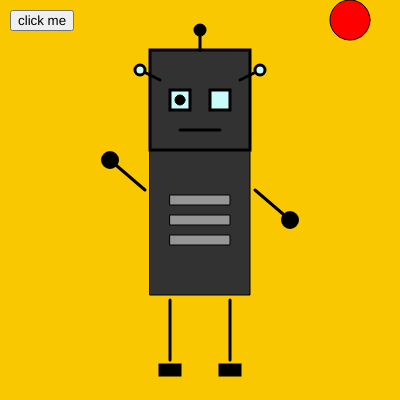
Frame 1 (no input)
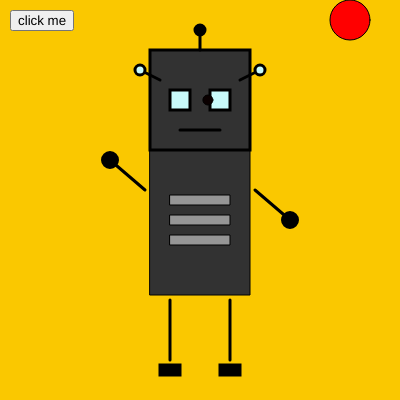
Frame 60 (no input)
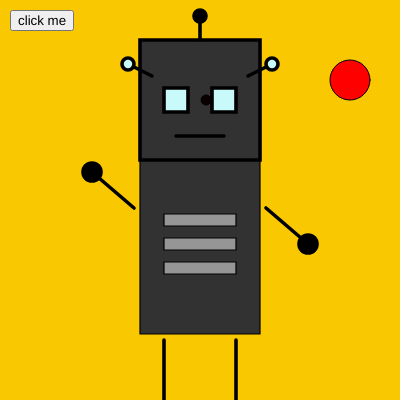
Frame 120 (the mouse pressed at the canvas centre since frame 60)

The p5.js sketch that drew these frames (run headless with seeded random() and noise() and a simulated clock; from frame 60 on, the mouse is pressed at the canvas centre):

// p5.js sketch
// ── sketch.js
//--------------------Global variables------------
let dx = 0; // Horizontal position of the ball
let dy = 0; // Vertical position of the ball
let dot_speed = .9; // Speed of the ball

let x = 200; // Initial head x position
let y = 100; // Initial head y position
let headSize = 100; // Size of the head

let button;
let val = 250, val1 = 200, val2 = 0; // Default background colors

let scaleFactor = 1; // Scaling factor for the robot

// New variables for the moving ball
let ballY = 20;
let ballDirection = 1;
let ballColor = 0;

function setup() {
    createCanvas(400, 400);
    button = createButton('click me');
    button.position(10, 10);
    button.mousePressed(changeBG); // Assign click function to button
    background(val, val1, val2); // Initial background color

    dx = x - 20; // Start ball between the eyes
    dy = y; // Place ball on the robot's head between the eyes

    colorMode(RGB); // Set color mode to RGB for the robot
}

function changeBG() {
    val = random(255);
    val1 = random(250);
    val2 = random(250);
    background(val, val1, val2); // Change background when button pressed
}

function draw() {
    background(val, val1, val2); // Ensure the background reflects the current values

    // Apply scaling when drawing the robot
    push();
    translate(x, y); // Move the drawing origin to the robot's position
    scale(scaleFactor); // Scale everything based on scaleFactor

    // Offsets
    let offsetX = 0;
    let offsetY = 0;

    // Body
    fill(50);
    rectMode(CENTER);
    rect(offsetX, offsetY + 120, 100, 150);

    // Body details
    fill(150);
    rect(offsetX, offsetY + 100, 60, 10); // First detail
    rect(offsetX, offsetY + 120, 60, 10); // Second detail
    rect(offsetX, offsetY + 140, 60, 10); // Third detail

    // Arms
    stroke(0);
    strokeWeight(3);
    line(offsetX - 55, offsetY + 90, offsetX - 90, offsetY + 60); // Left arm
    line(offsetX + 55, offsetY + 90, offsetX + 90, offsetY + 120); // Right arm

    // Hands
    fill(0);
    ellipse(offsetX - 90, offsetY + 60, 15, 15); // Left hand
    ellipse(offsetX + 90, offsetY + 120, 15, 15); // Right hand

    // Legs
    line(offsetX - 30, offsetY + 200, offsetX - 30, offsetY + 260); // Left leg
    line(offsetX + 30, offsetY + 200, offsetX + 30, offsetY + 260); // Right leg

    // Feet
    rect(offsetX - 30, offsetY + 270, 20, 10); // Left foot
    rect(offsetX + 30, offsetY + 270, 20, 10); // Right foot

    // Head
    fill(50);
    rect(offsetX, offsetY, headSize, headSize);

    // Antenna
    line(offsetX, offsetY - 50, offsetX, offsetY - 70);
    fill(0);
    ellipse(offsetX, offsetY - 70, 10, 10); // Antenna ball

    // Eyes
    fill(200, 250, 250);
    rect(offsetX - 20, offsetY, 20, 20); // Left eye
    rect(offsetX + 20, offsetY, 20, 20); // Right eye

    // Antenna sides
    line(offsetX - 40, offsetY - 20, offsetX - 60, offsetY - 30);
    line(offsetX + 40, offsetY - 20, offsetX + 60, offsetY - 30);
    ellipse(offsetX - 60, offsetY - 30, 10, 10); // Left side ball
    ellipse(offsetX + 60, offsetY - 30, 10, 10); // Right side ball

    // Mouth
    strokeWeight(3);
    line(offsetX - 20, offsetY + 30, offsetX + 20, offsetY + 30); // Mouth line

    pop(); // Reset transformations so scaling doesn't affect other objects

    // Draw the ball on top of the robot
    fill(10, 0, 0);
    ellipse(dx, dy, 10, 10); // Draw the ball at (dx, dy)

    dx += dot_speed; // Move the ball horizontally

    // Reverse direction between the eyes (-20 to +20 around the head's center)
    if (dx >= x + 20 || dx <= x - 20) {
        dot_speed *= -1; // Reverse the direction
    }

    // Switch to HSB color mode for the bouncing ball
    colorMode(HSB, 360, 100, 100);

    // Draw and update the moving ball
    if (millis() > 1000) { // Start moving after 1 second
        ballY += 1 * ballDirection;

        if (ballY > height - 20) {
            ballDirection = -1;
            ballColor = random(360);
        } else if (ballY < 20) {
            ballDirection = 1;
            ballColor = random(360);
        }
    }

    fill(ballColor, 100, 100);
    ellipse(width - 50, ballY, 40, 40);

    // Switch back to RGB color mode
    colorMode(RGB);
}

// Move the head
function keyPressed() {
    if (keyCode === LEFT_ARROW) {
        x -= 10; // Move left
    } else if (keyCode === RIGHT_ARROW) {
        x += 10; // Move right
    } else if (keyCode === UP_ARROW) {
        y -= 10; // Move up
    } else if (keyCode === DOWN_ARROW) {
        y += 10; // Move down
    }
}

// Scale robot when mouse is pressed
function mousePressed() {
    scaleFactor = 1.2; // Enlarge the robot
}

// Reset scaling when mouse is released
function mouseReleased() {
    scaleFactor = 1; // Return to normal size
}
